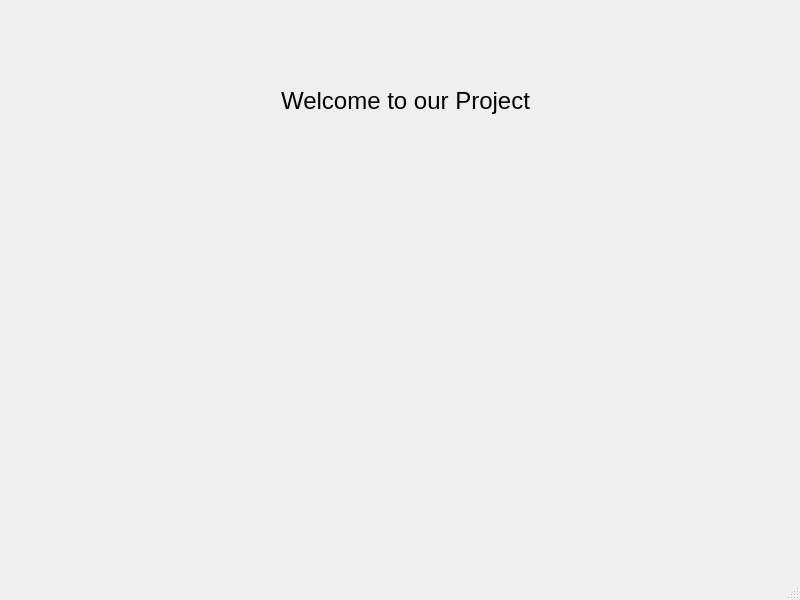
<?xml version="1.0" encoding="UTF-8"?>
<ui version="4.0">
 <class>MainWindow</class>
 <widget class="QMainWindow" name="MainWindow">
  <property name="geometry">
   <rect>
    <x>0</x>
    <y>0</y>
    <width>800</width>
    <height>600</height>
   </rect>
  </property>
  <property name="windowTitle">
   <string>MainWindow</string>
  </property>
  <widget class="QWidget" name="centralwidget">
   <widget class="QLabel" name="label">
    <property name="geometry">
     <rect>
      <x>80</x>
      <y>70</y>
      <width>651</width>
      <height>111</height>
     </rect>
    </property>
    <property name="styleSheet">
     <string notr="true">font-size: 16px</string>
    </property>
    <property name="text">
     <string>&lt;html&gt;&lt;head/&gt;&lt;body&gt;&lt;p align=&quot;center&quot;&gt;&lt;span style=&quot; font-size:18pt;&quot;&gt;Welcome to our Project&lt;/span&gt;&lt;/p&gt;&lt;p align=&quot;center&quot;&gt;&lt;br/&gt;&lt;/p&gt;&lt;/body&gt;&lt;/html&gt;</string>
    </property>
   </widget>
  </widget>
  <widget class="QMenuBar" name="menubar">
   <property name="geometry">
    <rect>
     <x>0</x>
     <y>0</y>
     <width>800</width>
     <height>21</height>
    </rect>
   </property>
  </widget>
  <widget class="QStatusBar" name="statusbar"/>
 </widget>
 <resources/>
 <connections/>
</ui>
